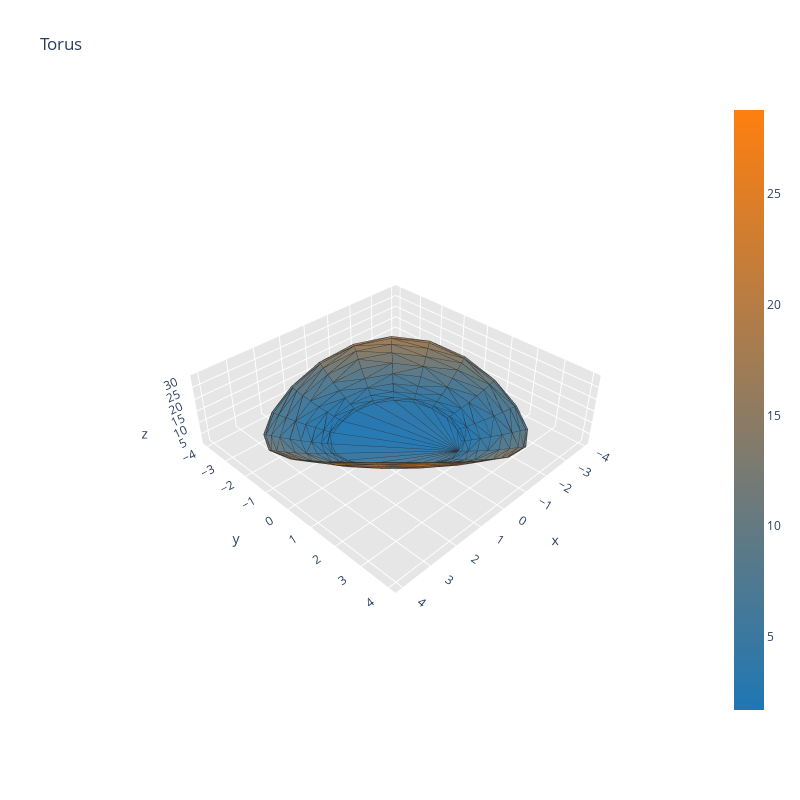

The notebook cell saved with this chart:
### Code cell
fig

### Figure 1 — Plotly figure (JSON) as saved in the notebook; plotly's stock layout.template omitted (floating-point values rounded to 4 significant figures; data arrays with more than 128 entries replaced by an {"elided": "..."} marker saying what was removed)
{"data": [{"facecolor": {"elided": "359 str values"}, "i": {"elided": "359 int values"}, "j": {"elided": "359 int values"}, "k": {"elided": "359 int values"}, "name": "", "type": "mesh3d", "x": {"elided": "400 float values"}, "y": {"elided": "400 float values"}, "z": {"elided": "400 float values"}}, {"line": {"color": "rgb(50, 50, 50)", "width": 1.5}, "mode": "lines", "showlegend": false, "type": "scatter3d", "x": {"elided": "1795 float values"}, "y": {"elided": "1795 float values"}, "z": {"elided": "1795 float values"}}, {"hoverinfo": "none", "marker": {"color": [1.689, 28.8], "colorscale": [[0, "rgb(31, 119, 180)"], [1, "rgb(255, 127, 14)"]], "showscale": true, "size": 0.1}, "mode": "markers", "showlegend": false, "type": "scatter3d", "x": [4], "y": [0], "z": [20]}], "layout": {"height": 800, "scene": {"aspectratio": {"x": 1, "y": 1, "z": 0.3}, "camera": {"center": {"x": 0, "y": 0, "z": 0}, "eye": {"x": 1.537, "y": 1.537, "z": 1.537}, "projection": {"type": "perspective"}, "up": {"x": 0.003244, "y": -0.003234, "z": 1.0}}, "xaxis": {"backgroundcolor": "rgb(230, 230, 230)", "gridcolor": "rgb(255, 255, 255)", "showbackground": true, "type": "linear", "zerolinecolor": "rgb(255, 255, 255)"}, "yaxis": {"backgroundcolor": "rgb(230, 230, 230)", "gridcolor": "rgb(255, 255, 255)", "showbackground": true, "type": "linear", "zerolinecolor": "rgb(255, 255, 255)"}, "zaxis": {"backgroundcolor": "rgb(230, 230, 230)", "gridcolor": "rgb(255, 255, 255)", "showbackground": true, "type": "linear", "zerolinecolor": "rgb(255, 255, 255)"}}, "title": {"text": "Torus"}, "width": 800}}
